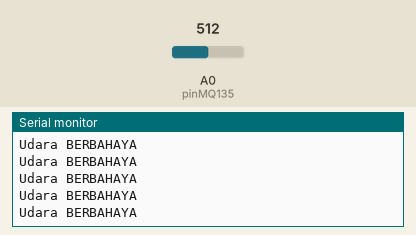
A sketch run on a simulated Arduino Uno, built with avr-gcc and run on an emulated ATmega328P. Parts: the last lines printed to the serial monitor. The inputs (shaded band) are chosen by the test bench; at power-on: A0 (pinMQ135) = 512.

Above: at 18.0 s.
18.1 s: A0 (pinMQ135) set to 33
At 21.2 s:
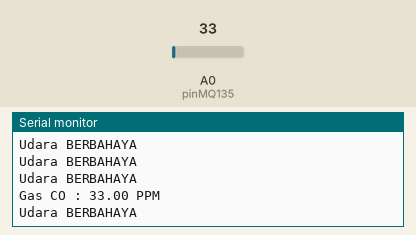
33.4 s: A0 (pinMQ135) set to 29
At 41.4 s:
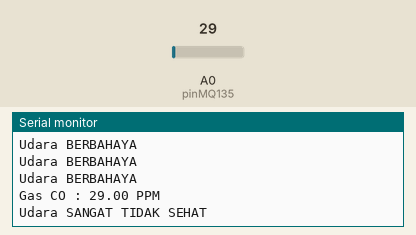
Timing chart, 0 to 42.9 s (numbered marks = the images above; inputs shaded):
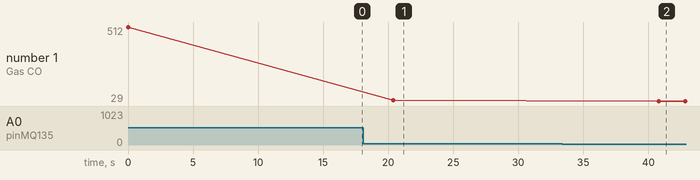

The sketch:

cobaproject.ino
```cpp
#include <SoftwareSerial.h>
#include <MQ135.h>

SoftwareSerial bluetooth(0, 1); // RX, TX pin for HC-05
// const int MQ135_PIN = A0;
int pinMQ135 = A0;

float gasamann =4;
float gasamannn =8;
float gasamannnn =15;
float gasperhatian= 30;


void setup() {
  Serial.begin(9600); // Initialize serial communication with Arduino IDE
  bluetooth.begin(9600); // Initialize Bluetooth communication
}
void loop() {
  float gasValue = analogRead(pinMQ135);
  // Perform necessary calculations or calibration based on your specific requirements
  // For example, you can convert the analog reading to gas concentration using a formula

  Serial.print("Gas CO : ");
  Serial.print(gasValue); // Print the gas value to the Serial Monitor
  Serial.println(" PPM");


  if (gasValue < gasamann){
    Serial.println("Udara BAIK");
    delay(2000);
    bluetooth.println("Udara BAIK");
    bluetooth.print("Gas CO : ");
    bluetooth.print(gasValue); // Send the gas value via Bluetooth
    bluetooth.println(" PPM");
  }
  else if (gasValue >= gasamann && gasValue <= gasamannn){
    Serial.println("Udara SEDANG");
    bluetooth.println("Udara SEDANG");
    delay(2000);
    bluetooth.print("Gas CO : ");
    bluetooth.print(gasValue); // Send the gas value via Bluetooth
   bluetooth.println(" PPM");
  }
  else if (gasValue >= gasamannn && gasValue <= gasamannnn){
    Serial.println("Udara TIDAK SEHAT");
    bluetooth.println("Udara TIDAK SEHAT");
    delay(2000);
    bluetooth.print("Gas CO : ");
    bluetooth.print(gasValue); // Send the gas value via Bluetooth
   bluetooth.println(" PPM");
  }
    else if (gasValue >= gasamannnn && gasValue <= gasperhatian){
    Serial.println("Udara SANGAT TIDAK SEHAT");
    bluetooth.println("Udara SANGAT TIDAK SEHAT");
    delay(2000);
    bluetooth.print("Gas CO : ");
    bluetooth.print(gasValue); // Send the gas value via Bluetooth
   bluetooth.println(" PPM");
  }
 else if (gasValue > gasperhatian){
  for (int z=0; z < 10; z++){
   Serial.println("Udara BERBAHAYA");
   delay(2000);
   bluetooth.println("Udara BERBAHAYA");
   bluetooth.print("Gas CO : ");
   bluetooth.print(gasValue); // Send the gas value via Bluetooth
   bluetooth.println(" PPM");


  }
 }}
```

Measured:
- the behaviour switches between 31 and 30 on A0 (pinMQ135) (found by bisection; images 1 and 2)
- after the input at 18.1 s, the serial monitor: prints a new line after 2.3 s (image 1)
- after the input at 33.4 s, the serial monitor: prints a new line after 7.4 s (image 2)
- plotted number 1: 512 → 33 after the input at 18.1 s, 33 → 29 after the input at 33.4 s
